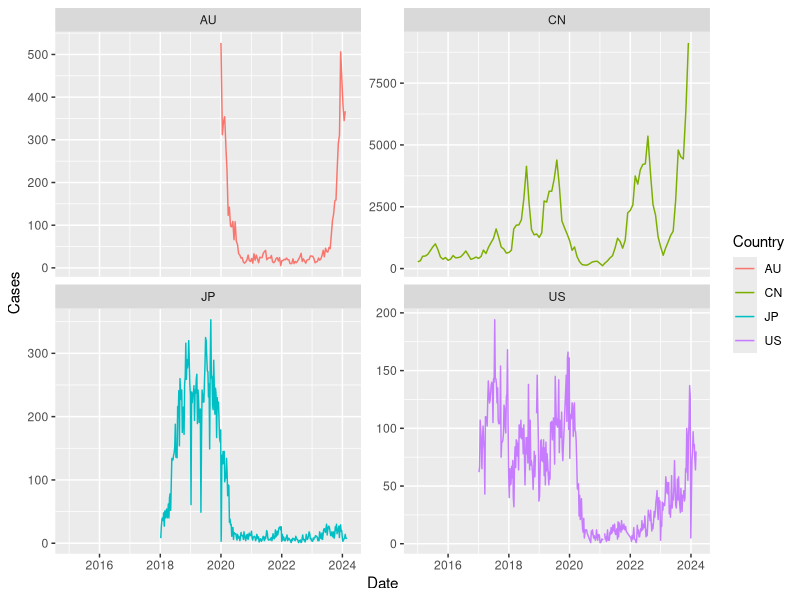
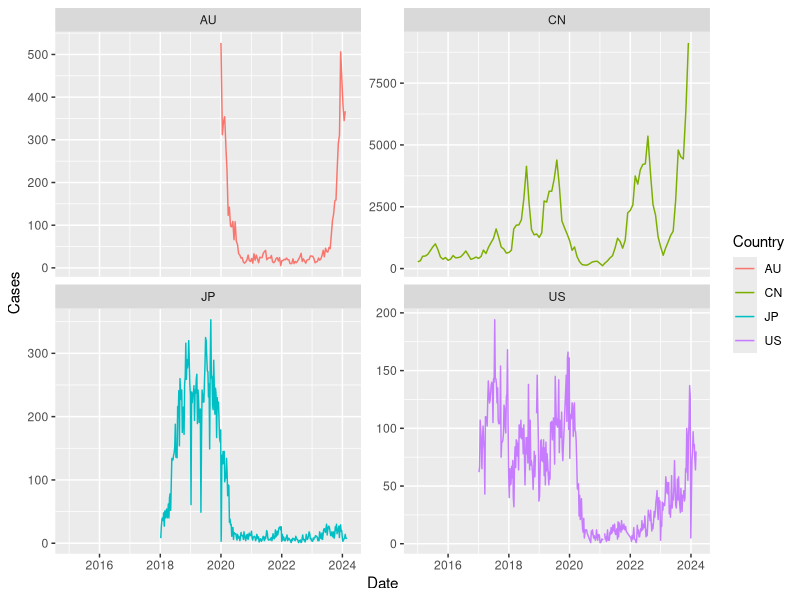

Generate these figures, in order, with R:

library(tidyverse)

df <- read.csv("../CleanData/pertussis.csv")
df$Date <- as.Date(df$Date, format = "%Y-%m-%d")
df$Cases <- as.integer(df$Cases)

ggplot(df)+
     geom_line(mapping = aes(x = Date, y = Cases, color = Country, group = Country))+
     facet_wrap(~Country, scales = "free_y")


ggsave("../preview.png", width = 10, height = 5, dpi = 300)

# source("./pre-analysis.R")